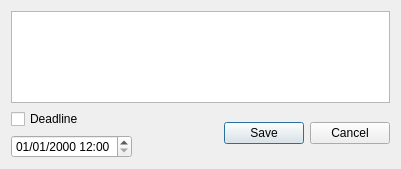
<?xml version="1.0" encoding="UTF-8"?>
<ui version="4.0">
 <class>Dialog</class>
 <widget class="QDialog" name="Dialog">
  <property name="windowModality">
   <enum>Qt::ApplicationModal</enum>
  </property>
  <property name="geometry">
   <rect>
    <x>0</x>
    <y>0</y>
    <width>401</width>
    <height>169</height>
   </rect>
  </property>
  <property name="windowTitle">
   <string>Edit</string>
  </property>
  <layout class="QGridLayout" name="gridLayout">
   <item row="2" column="0">
    <widget class="QDateTimeEdit" name="dateTimeEdit">
     <property name="dateTime">
      <datetime>
       <hour>12</hour>
       <minute>0</minute>
       <second>0</second>
       <year>2000</year>
       <month>1</month>
       <day>1</day>
      </datetime>
     </property>
     <property name="displayFormat">
      <string>dd/MM/yyyy HH:mm</string>
     </property>
    </widget>
   </item>
   <item row="0" column="0" colspan="2">
    <widget class="QTextEdit" name="textEdit"/>
   </item>
   <item row="1" column="1" rowspan="2">
    <widget class="QDialogButtonBox" name="buttonBox">
     <property name="orientation">
      <enum>Qt::Horizontal</enum>
     </property>
     <property name="standardButtons">
      <set>QDialogButtonBox::Cancel|QDialogButtonBox::Save</set>
     </property>
     <property name="centerButtons">
      <bool>false</bool>
     </property>
    </widget>
   </item>
   <item row="1" column="0">
    <widget class="QCheckBox" name="checkBox">
     <property name="text">
      <string>Deadline</string>
     </property>
    </widget>
   </item>
  </layout>
 </widget>
 <resources/>
 <connections>
  <connection>
   <sender>buttonBox</sender>
   <signal>accepted()</signal>
   <receiver>Dialog</receiver>
   <slot>accept()</slot>
   <hints>
    <hint type="sourcelabel">
     <x>248</x>
     <y>254</y>
    </hint>
    <hint type="destinationlabel">
     <x>157</x>
     <y>274</y>
    </hint>
   </hints>
  </connection>
  <connection>
   <sender>buttonBox</sender>
   <signal>rejected()</signal>
   <receiver>Dialog</receiver>
   <slot>reject()</slot>
   <hints>
    <hint type="sourcelabel">
     <x>316</x>
     <y>260</y>
    </hint>
    <hint type="destinationlabel">
     <x>286</x>
     <y>274</y>
    </hint>
   </hints>
  </connection>
 </connections>
</ui>
